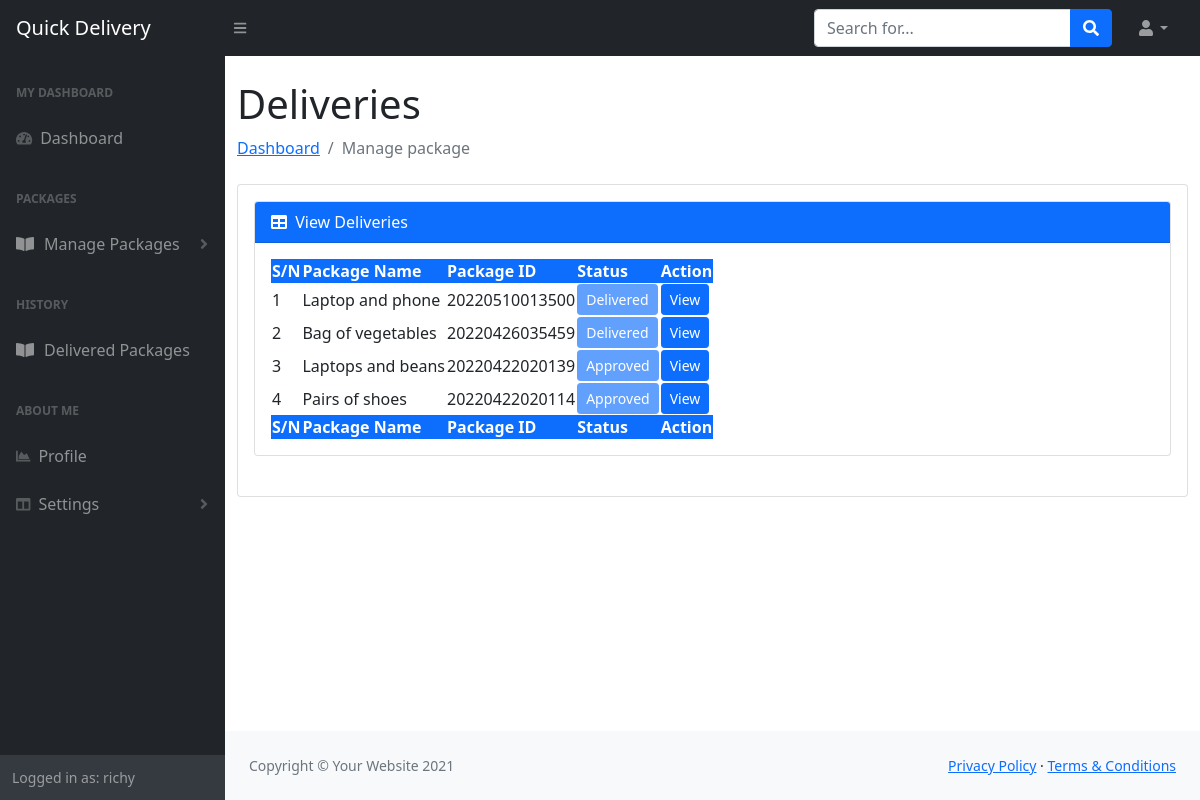
/pages/deliveries.php (signed in), run on the app's committed database.
### tables this page shows
CREATE TABLE `duser_registration` (
  `id` int(50) NOT NULL,
  `duser_id` varchar(50) NOT NULL,
  `dfname` varchar(50) DEFAULT NULL,
  `dlname` varchar(50) DEFAULT NULL,
  `dusername` varchar(50) DEFAULT NULL,
  `demail` varchar(50) DEFAULT NULL,
  `dphn` varchar(30) DEFAULT NULL,
  `daddress` varchar(50) DEFAULT NULL,
  `dgender` varchar(50) DEFAULT NULL,
  `duser_status` varchar(50) DEFAULT NULL,
  `ddob` varchar(50) DEFAULT NULL,
  `dpassword` varchar(50) DEFAULT NULL,
  `dregdate` date NOT NULL DEFAULT current_timestamp()
);

CREATE TABLE `dpackage_registration` (
  `id` int(32) NOT NULL,
  `dpackage_id` varchar(50) NOT NULL,
  `dsender_id` varchar(50) DEFAULT NULL,
  `dstate_id` varchar(50) DEFAULT NULL,
  `dlocation_id` varchar(50) DEFAULT NULL,
  `dreceiver` varchar(32) DEFAULT NULL,
  `dreceiver_phone` varchar(30) DEFAULT NULL,
  `dpackage_name` varchar(50) DEFAULT NULL,
  `dpackage_status` varchar(30) DEFAULT NULL,
  `daddress` varchar(50) DEFAULT NULL,
  `dregdate` date NOT NULL DEFAULT current_timestamp()
);

### pages/deliveries.php (the view, shortened to what the rows shown need)
<?php
include '../includes/css_files.php';
include '../includes/header.php';
$id = $_SESSION['staff_id'];
?>
<!DOCTYPE html>
<html lang="en">
<head>
</head>
<body class="sb-nav-fixed">
    <div id="layoutSidenav_content">
        <main>
            <div class="container-fluid">
                <h1 class="mt-4"> Deliveries</h1>
                <div class="row">
                    <div class="col-md-12">
                        <div class="card mb-4">
                            <div class="card-body">
                                <div class="card mb-4">
                                    <div class="card-body">
                                        <table id="datatablesSimple">
                                            <thead>
                                                <tr class="bg-primary text-white">
                                                    <th>S/N</th>
                                                    <th>Package Name</th>
                                                    <th>Package ID</th>
                                                    <th>Status</th>
                                                    <th>Action</th>
                                                </tr>
                                            </thead>
                                            <tfoot>
                                                <tr class="bg-primary text-white">
                                                    <th>S/N</th>
                                                    <th>Package Name</th>
                                                    <th>Package ID</th>
                                                    <th>Status</th>
                                                    <th>Action</th>
                                                </tr>
                                            </tfoot>
                                            <?php
                                                        $sql = $conn->query("SELECT * FROM dpackage_registration WHERE dsender_id = '$id' ORDER BY id DESC");
                                                        if($conn->connect_error) {
                                                            die("Connection Error: ".$conn->connect_error);
                                                        } elseif($sql == TRUE) {
                                                            $num = 0;
                                                            while($row = $sql->fetch_assoc()) {
                                                            $package_id = $row['dpackage_id']; ?>
                                            <tr>
                                                <td><?php echo $num +1 ?></td>
                                                <td><?php echo $row['dpackage_name']?></td>
                                                <td><?php echo $row['dpackage_id'] ?></td>
                                                <td><?php
                                                        if($row['dpackage_status'] == 'approved' || $row['dpackage_status'] == 'arrived') { ?>
                                                    <a href="#" class="btn btn-primary btn-sm disabled">Approved</a>
                                                    <?php } elseif($row['dpackage_status'] == 'pending') { ?>
                                                    <a href="#" class="btn btn-primary btn-sm disabled">Pending</a>
                                                    <?php } elseif($row['dpackage_status']== 'canceled') { ?>
                                                    <a href="#" class="btn btn-danger btn-sm disabled">canceled</a>
                                                    <?php } else { ?>
                                                    <a href="#" class="btn btn-primary btn-sm disabled">Delivered</a>
                                                    <?php }
                                                ?>
                                                </td>
                                                <td>
                                                    <?php if($row['dpackage_status'] != 'pending') { ?>
                                                    <a href="package_detail.php?id=<?php echo $row['dpackage_id'] ?>"
                                                        class="btn btn-primary btn-sm">View</a>
                                                    <?php     } ?>
                                                </td>
                                            </tr>
                                            <?php $num++;  }
                                                        }
                                                    ?>
                                        </table>
                                    </div>
                                </div>
                            </div>
                        </div>
                    </div>
        </main>
    </div>
    </div>
    <?php include '../includes/scripts.php' ?>
</body>
</html>

### includes/header.php (shortened to what the rows shown need)
<?php
include_once 'config.php';
$position = $_SESSION['position'];
$id = $_SESSION['staff_id'];
?>
<?php
    if(isset($id) && $position == 'Office-staff') {
   $sql = $conn->query("SELECT * FROM dstaff_registration WHERE dstaff_id = '$id' AND dposition = '$position'");
   if($conn->connect_error) {
       die("Connection" . $conn->connect_error);
   } elseif($sql->num_rows > 0) {
       $row = $sql->fetch_assoc();
   } else {
       echo '';
   }
?>
<nav class="sb-topnav navbar navbar-expand navbar-dark bg-dark">
    <a class="navbar-brand ps-3" href="../pages/dashboard.php">Quick Delivery</a>
    <button class="btn btn-link btn-sm order-1 order-lg-0 me-4 me-lg-0" id="sidebarToggle" href="#!"><i
            class="fas fa-bars"></i></button>
    <form class="d-none d-md-inline-block form-inline ms-auto me-0 me-md-3 my-2 my-md-0">
        <div class="input-group">
            <input class="form-control" type="text" placeholder="Search for..." aria-label="Search for..."
                aria-describedby="btnNavbarSearch" />
            <button class="btn btn-primary" id="btnNavbarSearch" type="button"><i class="fas fa-search"></i></button>
        </div>
    </form>
    <ul class="navbar-nav ms-auto ms-md-0 me-3 me-lg-4">
        <li class="nav-item dropdown">
            <a class="nav-link dropdown-toggle" id="navbarDropdown" href="#" role="button" data-bs-toggle="dropdown"
                aria-expanded="false"><i class="fas fa-user fa-fw"></i></a>
            <ul class="dropdown-menu dropdown-menu-end" aria-labelledby="navbarDropdown">
                <li>
                    <a class="dropdown-item" href="../pages/update_password.php">Change
                        password
                    </a>
                </li>
                <li>
                    <hr class="dropdown-divider" />
                </li>
                <li>
                    <a class="dropdown-item" href="../pages/logout.php">
                        Logout
                    </a>
                </li>
            </ul>
        </li>
    </ul>
</nav>
<div id="layoutSidenav">
    <div id="layoutSidenav_nav">
        <nav class="sb-sidenav accordion sb-sidenav-dark" id="sidenavAccordion">
            <div class="sb-sidenav-menu">
                <div class="nav">
                    <div class="sb-sidenav-menu-heading">My Dashboard</div>
                    <a class="nav-link" href="dashboard.php">
                        <div class="sb-nav-link-icon"><i class="fas fa-tachometer-alt"></i></div>
                        Dashboard
                    </a>
                    <div class="sb-sidenav-menu-heading">Packages</div>
                    <a class="nav-link collapsed" href="#" data-bs-toggle="collapse"
                        data-bs-target="#pagesCollapseError" aria-expanded="false" aria-controls="pagesCollapseError">
                        <i class="fas fa-book-open" style="margin-right: 10px;"></i>
                        Bookings
                        <div class="sb-sidenav-collapse-arrow"><i class="fas fa-angle-down"></i></div>
                    </a>
                    <div class="collapse" id="pagesCollapseError" aria-labelledby="headingOne"
                        data-bs-parent="#sidenavAccordionPages">
                        <nav class="sb-sidenav-menu-nested nav">
                            <a class="nav-link" href="../pages/book_package.php">Book a
                                package</a>
                            <a class="nav-link" href="../pages/view_bookings.php">View Bookings</a>
                        </nav>
                    </div>
                    <a class="nav-link collapsed" href="#" data-bs-toggle="collapse" data-bs-target="#pageCollapseError"
                        aria-expanded="false" aria-controls="pagesCollapseError"> <i class="fas fa-table"
                            style="margin-right: 10px;"></i>
                        Orders
                        <div class="sb-sidenav-collapse-arrow"><i class="fas fa-angle-down"></i></div>
                    </a>
                    <div class="collapse" id="pageCollapseError" aria-labelledby="headingOne"
                        data-bs-parent="#sidenavAccordionPages">
                        <nav class="sb-sidenav-menu-nested nav">
                            <a class="nav-link" href="incoming_package.php">Incoming Package</a>
                            <a class="nav-link" href="pickup.php">Pick-up</a>
                            <a class="nav-link" href="records.php">Records</a>
                        </nav>
                    </div>
                    <div class="sb-sidenav-menu-heading">About Me</div>
                    <a class="nav-link" href="../pages/profile.php">
                        <div class="sb-nav-link-icon"><i class="fas fa-chart-area"></i></div>
                        Profile
                    </a>
                    <a class="nav-link collapsed" href="#" data-bs-toggle="collapse" data-bs-target="#collapseLayouts"
                        aria-expanded="false" aria-controls="collapseLayouts">
                        <div class="sb-nav-link-icon"><i class="fas fa-columns"></i></div>
                        Settings
                        <div class="sb-sidenav-collapse-arrow"><i class="fas fa-angle-down"></i></div>
                    </a>
                    <div class="collapse" id="collapseLayouts" aria-labelledby="headingOne"
                        data-bs-parent="#sidenavAccordion">
                        <nav class="sb-sidenav-menu-nested nav">
                            <a class="nav-link" href="../pages/update_password.php">Change
                                Password</a>
                        </nav>
                    </div>
                </div>
            </div>
            <div class="sb-sidenav-footer">
                <div class="small">Logged in as: <?php echo $row['dusername'] ?></div>
            </div>
        </nav>
    </div>
            <?php } elseif(isset($id) && isset($position)) {
                $sql2 = $conn->query("SELECT * FROM duser_registration WHERE duser_id = '$id' AND dusername = '$position';");
                if($conn->connect_error) {
                }  elseif($sql2->num_rows > 0) {
                    $row3 = $sql2 ->fetch_assoc();
                } else {
                    echo '';
                } ?>
            <nav class="sb-topnav navbar navbar-expand navbar-dark bg-dark">
                <a class="navbar-brand ps-3" href="../pages/dashboard.php">Quick Delivery</a>
                <button class="btn btn-link btn-sm order-1 order-lg-0 me-4 me-lg-0" id="sidebarToggle" href="#!"><i
                        class="fas fa-bars"></i></button>
                <form class="d-none d-md-inline-block form-inline ms-auto me-0 me-md-3 my-2 my-md-0">
                    <div class="input-group">
                        <input class="form-control" type="text" placeholder="Search for..." aria-label="Search for..."
                            aria-describedby="btnNavbarSearch" />
                        <button class="btn btn-primary" id="btnNavbarSearch" type="button"><i
                                class="fas fa-search"></i></button>
                    </div>
                </form>
                <ul class="navbar-nav ms-auto ms-md-0 me-3 me-lg-4">
                    <li class="nav-item dropdown">
                        <a class="nav-link dropdown-toggle" id="navbarDropdown" href="#" role="button"
                            data-bs-toggle="dropdown" aria-expanded="false"><i class="fas fa-user fa-fw"></i></a>
                    </li>
                </ul>
            </nav>
            <div id="layoutSidenav">
                <div id="layoutSidenav_nav">
                    <nav class="sb-sidenav accordion sb-sidenav-dark" id="sidenavAccordion">
                        <div class="sb-sidenav-menu">
                            <div class="nav">
                                <div class="sb-sidenav-menu-heading">My Dashboard</div>
                                <a class="nav-link" href="../pages/dashboard.php">
                                    <div class="sb-nav-link-icon"><i class="fas fa-tachometer-alt"></i>
                                    </div>
                                    Dashboard
                                </a>
                                <div class="sb-sidenav-menu-heading">Packages</div>
                                <a class="nav-link collapsed" href="#" data-bs-toggle="collapse"
                                    data-bs-target="#collapse" aria-expanded="false" aria-controls="collapse">
                                    <i class="fas fa-book-open" style="margin-right: 10px;"></i>
                                    Manage Packages
                                    <div class="sb-sidenav-collapse-arrow"><i class="fas fa-angle-down"></i></div>
                                </a>
                                <div class="sb-sidenav-menu-heading">History</div>
                                <a class="nav-link collapsed" href="../pages/deliveries.php">
                                    <i class="fas fa-book-open" style="margin-right: 10px;"></i>
                                    Delivered Packages
                                </a>
                                <div class="sb-sidenav-menu-heading">About Me</div>
                                <a class="nav-link" href="../pages/profile.php">
                                    <div class="sb-nav-link-icon"><i class="fas fa-chart-area"></i></div>
                                    Profile
                                </a>
                                <a class="nav-link collapsed" href="#" data-bs-toggle="collapse"
                                    data-bs-target="#collapseLayouts" aria-expanded="false"
                                    aria-controls="collapseLayouts">
                                    <div class="sb-nav-link-icon"><i class="fas fa-columns"></i></div>
                                    Settings
                                    <div class="sb-sidenav-collapse-arrow"><i class="fas fa-angle-down"></i></div>
                                </a>
                            </div>
                        </div>
                        <div class="sb-sidenav-footer">
                            <div class="small">Logged in as: <?php echo $row3['dusername']; ?> </div>
                        </div>
                    </nav>
                </div>
                <?php }
                ob_end_flush(); ?>

### data on the page
duser_registration: dusername "richy"
dpackage_registration: dpackage_name "Laptop and phone", dpackage "20220510013500", dpackage_status "Delivered"
dpackage_registration: dpackage_name "Bag of vegetables", dpackage "20220426035459", dpackage_status "Delivered"
dpackage_registration: dpackage_name "Laptops and beans", dpackage "20220422020139", dpackage_status "Approved"
dpackage_registration: dpackage_name "Pairs of shoes", dpackage "20220422020114", dpackage_status "Approved"
